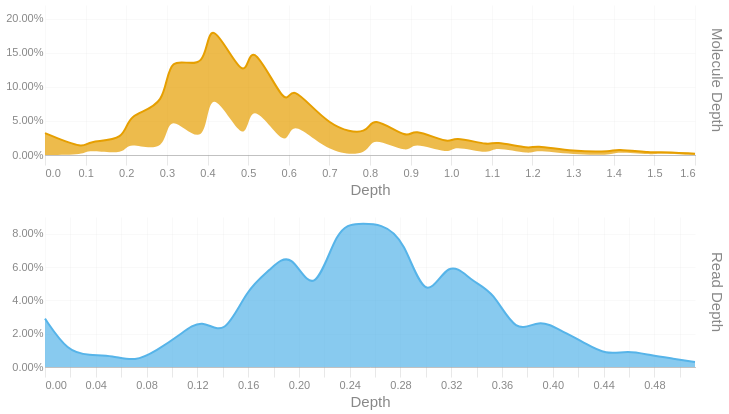

The code cell stored with this chart in its notebook:
### Code cell
readdep = depth_hist(tb['Read Depth'], q99, 3)
readdep = readdep.with_columns(pl.lit('Read Depth').alias('Metric'))
if not SKIPLR:
    moldep = depth_hist(tb['Molecule Depth'], mol_q99, 1)
    moldep = moldep.with_columns(pl.lit('Molecule Depth').alias('Metric'))
    _hist = pl.concat([readdep, moldep])
    _hist = _hist.filter(pl.col('Proportion') != 0)
    with SafeRender(_hist):
        (
            alt.Chart(_hist)        
            .mark_area(interpolate = "basis")
            .encode(
                x=alt.X('Bin:Q').scale(domainMin=0).axis(alt.Axis(title='Depth')),
                y = alt.Y('Proportion:Q', title = None).axis(format = '.2%'),
                color = alt.Color('Metric:N').legend(None),
                row = alt.Row("Metric:N").header(title = None, labelOrient = 'right'),
                tooltip = [
                    alt.Tooltip("Metric:N", title = "Metric"),
                    alt.Tooltip('Interval:N', title = "Depth Interval"),
                    alt.Tooltip('Proportion:Q', title = "% Alignments").format('.2%')
                ]
            )
            .resolve_scale(x='independent', y='independent')
            .properties(
                height = 150, width = 650,
                usermeta={'embedOptions': {'downloadFileName': f'{samplename}.depth.hist'}}
            )
        ).display()
else:
    readdep = readdep.filter(pl.col('Proportion') != 0)
    with SafeRender(readdep):
        (
            alt.Chart(readdep)        
            .mark_area(interpolate = "basis")
            .encode(
                x=alt.X('Bin:Q').scale(domainMin=0).axis(alt.Axis(title='Depth')),
                y = alt.Y('Proportion:Q', title = None).axis(format = '.2%'),
                tooltip = [
                    alt.Tooltip('Interval:N', title = "Depth Interval"),
                    alt.Tooltip('Proportion:Q', title = "% Alignments").format('.2%')
                ]
            )
            .properties(
                usermeta={'embedOptions': {'downloadFileName': f'{samplename}.depth.hist'}}
            )
        ).display()

### Figure 1 — Vega-Lite specification as saved in the notebook (floating-point values rounded to 4 significant figures)
{"width": 650, "height": 150, "config": {"title": {"anchor": "start", "dy": -15, "fontSize": 18, "color": "#888888", "subtitleColor": "#888888", "subtitleFontSize": 14}, "arc": {"fill": "#0072B2"}, "axis": {"domainColor": "#888888", "domainWidth": 0.5, "gridWidth": 0.2, "grid": false, "titleFontWeight": 400, "titleFontSize": 15, "labelFontSize": 11, "labelColor": "#888888", "tickColor": "#888888", "tickWidth": 0.2, "titleColor": "#888888"}, "axisBand": {"grid": false}, "axisX": {"grid": true, "tickSize": 10, "domainCap": "round"}, "axisY": {"domain": false, "grid": true, "tickSize": 0, "domainCap": "round"}, "background": "transparent", "header": {"labelFontSize": 15, "labelColor": "#888888", "titleFontSize": 15, "titleFontWeight": 600, "titleColor": "#888888"}, "legend": {"labelFont": "sans-serif", "labelFontSize": 12, "labelColor": "#888888", "symbolSize": 100, "symbolType": "circle", "titleFontSize": 12, "titlePadding": 10, "titleColor": "#888888", "title": null}, "range": {"category": ["#E69F00", "#56B4E9", "#009E73", "#F0E442", "#0072B2", "#D55E00", "#CC79A7", "#000000"], "diverging": ["#cfe8f3", "#a2d4ec", "#73bfe2", "#46abdb", "#1696d2", "#12719e"]}, "area": {"fill": "#0072B2", "fillOpacity": 0.7, "line": true, "strokeOpacity": 0.7}, "line": {"color": "#0072B2", "stroke": "#0072B2", "strokeWidth": 2}, "trail": {"color": "#0072B2", "stroke": "#0072B2", "strokeWidth": 0, "size": 1}, "point": {"filled": true, "fillOpacity": 1.0, "size": 95}, "text": {"color": "#888888", "fontSize": 11, "align": "right", "fontWeight": 400, "size": 11}, "bar": {"fill": "#0072B2", "stroke": null}, "view": {"stroke": null, "continuousWidth": 660, "continuousHeight": 400}}, "data": {"name": "data-9cb010078c7ec3c62a8a09fe85a0af76"}, "mark": {"type": "area", "interpolate": "basis"}, "encoding": {"color": {"field": "Metric", "legend": null, "type": "nominal"}, "row": {"field": "Metric", "header": {"title": null, "labelOrient": "right"}, "type": "nominal"}, "tooltip": [{"field": "Metric", "title": "Metric", "type": "nominal"}, {"field": "Interval", "title": "Depth Interval", "type": "nominal"}, {"field": "Proportion", "format": ".2%", "title": "% Alignments", "type": "quantitative"}], "x": {"axis": {"title": "Depth"}, "field": "Bin", "scale": {"domainMin": 0}, "type": "quantitative"}, "y": {"axis": {"format": ".2%"}, "field": "Proportion", "title": null, "type": "quantitative"}}, "resolve": {"scale": {"x": "independent", "y": "independent"}}, "usermeta": {"embedOptions": {"downloadFileName": "S1_Musquodoboit_018.depth.hist"}}, "$schema": "https://vega.github.io/schema/vega-lite/v6.1.0.json", "datasets": {"data-9cb010078c7ec3c62a8a09fe85a0af76": [{"Bin": 0.0, "Interval": "0.0-0.018", "Proportion": 0.029, "Metric": "Read Depth"}, {"Bin": 0.018, "Interval": "0.018-0.035", "Proportion": 0.009, "Metric": "Read Depth"}, {"Bin": 0.035, "Interval": "0.035-0.053", "Proportion": 0.007, "Metric": "Read Depth"}, {"Bin": 0.053, "Interval": "0.053-0.071", "Proportion": 0.007, "Metric": "Read Depth"}, {"Bin": 0.071, "Interval": "0.071-0.088", "Proportion": 0.003, "Metric": "Read Depth"}, {"Bin": 0.088, "Interval": "0.088-0.106", "Proportion": 0.01, "Metric": "Read Depth"}, {"Bin": 0.106, "Interval": "0.106-0.124", "Proportion": 0.019, "Metric": "Read Depth"}, {"Bin": 0.124, "Interval": "0.124-0.141", "Proportion": 0.03, "Metric": "Read Depth"}, {"Bin": 0.141, "Interval": "0.141-0.159", "Proportion": 0.017, "Metric": "Read Depth"}, {"Bin": 0.159, "Interval": "0.159-0.177", "Proportion": 0.047, "Metric": "Read Depth"}, {"Bin": 0.177, "Interval": "0.177-0.194", "Proportion": 0.058, "Metric": "Read Depth"}, {"Bin": 0.194, "Interval": "0.194-0.212", "Proportion": 0.071, "Metric": "Read Depth"}, {"Bin": 0.212, "Interval": "0.212-0.23", "Proportion": 0.039, "Metric": "Read Depth"}, {"Bin": 0.23, "Interval": "0.23-0.247", "Proportion": 0.085, "Metric": "Read Depth"}, {"Bin": 0.247, "Interval": "0.247-0.265", "Proportion": 0.086, "Metric": "Read Depth"}, {"Bin": 0.265, "Interval": "0.265-0.283", "Proportion": 0.086, "Metric": "Read Depth"}, {"Bin": 0.283, "Interval": "0.283-0.3", "Proportion": 0.077, "Metric": "Read Depth"}, {"Bin": 0.3, "Interval": "0.3-0.318", "Proportion": 0.036, "Metric": "Read Depth"}, {"Bin": 0.318, "Interval": "0.318-0.336", "Proportion": 0.066, "Metric": "Read Depth"}, {"Bin": 0.336, "Interval": "0.336-0.353", "Proportion": 0.051, "Metric": "Read Depth"}, {"Bin": 0.353, "Interval": "0.353-0.371", "Proportion": 0.046, "Metric": "Read Depth"}, {"Bin": 0.371, "Interval": "0.371-0.389", "Proportion": 0.019, "Metric": "Read Depth"}, {"Bin": 0.389, "Interval": "0.389-0.406", "Proportion": 0.029, "Metric": "Read Depth"}, {"Bin": 0.406, "Interval": "0.406-0.424", "Proportion": 0.022, "Metric": "Read Depth"}, {"Bin": 0.424, "Interval": "0.424-0.442", "Proportion": 0.015, "Metric": "Read Depth"}, {"Bin": 0.442, "Interval": "0.442-0.459", "Proportion": 0.007, "Metric": "Read Depth"}, {"Bin": 0.459, "Interval": "0.459-0.477", "Proportion": 0.01, "Metric": "Read Depth"}, {"Bin": 0.477, "Interval": "0.477-0.495", "Proportion": 0.007, "Metric": "Read Depth"}, {"Bin": 0.495, "Interval": "0.495-0.512", "Proportion": 0.005, "Metric": "Read Depth"}, {"Bin": 0.512, "Interval": "0.512-0.53", "Proportion": 0.003, "Metric": "Read Depth"}, {"Bin": 0.0, "Interval": "0.0-0.1", "Proportion": 0.032, "Metric": "Molecule Depth"}, {"Bin": 0.1, "Interval": "0.1-0.1", "Proportion": 0.008, "Metric": "Molecule Depth"}, {"Bin": 0.1, "Interval": "0.1-0.2", "Proportion": 0.013, "Metric": "Molecule Depth"}, {"Bin": 0.2, "Interval": "0.2-0.2", "Proportion": 0.021, "Metric": "Molecule Depth"}, {"Bin": 0.2, "Interval": "0.2-0.3", "Proportion": 0.04, "Metric": "Molecule Depth"}, {"Bin": 0.3, "Interval": "0.3-0.3", "Proportion": 0.07, "Metric": "Molecule Depth"}, {"Bin": 0.3, "Interval": "0.3-0.4", "Proportion": 0.083, "Metric": "Molecule Depth"}, {"Bin": 0.4, "Interval": "0.4-0.4", "Proportion": 0.117, "Metric": "Molecule Depth"}, {"Bin": 0.4, "Interval": "0.4-0.5", "Proportion": 0.099, "Metric": "Molecule Depth"}, {"Bin": 0.5, "Interval": "0.5-0.5", "Proportion": 0.092, "Metric": "Molecule Depth"}, {"Bin": 0.5, "Interval": "0.5-0.6", "Proportion": 0.09, "Metric": "Molecule Depth"}, {"Bin": 0.6, "Interval": "0.6-0.6", "Proportion": 0.059, "Metric": "Molecule Depth"}, {"Bin": 0.6, "Interval": "0.6-0.7", "Proportion": 0.053, "Metric": "Molecule Depth"}, {"Bin": 0.7, "Interval": "0.7-0.8", "Proportion": 0.038, "Metric": "Molecule Depth"}, {"Bin": 0.8, "Interval": "0.8-0.8", "Proportion": 0.029, "Metric": "Molecule Depth"}, {"Bin": 0.8, "Interval": "0.8-0.9", "Proportion": 0.031, "Metric": "Molecule Depth"}, {"Bin": 0.9, "Interval": "0.9-0.9", "Proportion": 0.021, "Metric": "Molecule Depth"}, {"Bin": 0.9, "Interval": "0.9-1.0", "Proportion": 0.02, "Metric": "Molecule Depth"}, {"Bin": 1.0, "Interval": "1.0-1.0", "Proportion": 0.015, "Metric": "Molecule Depth"}, {"Bin": 1.0, "Interval": "1.0-1.1", "Proportion": 0.013, "Metric": "Molecule Depth"}, {"Bin": 1.1, "Interval": "1.1-1.1", "Proportion": 0.013, "Metric": "Molecule Depth"}, {"Bin": 1.1, "Interval": "1.1-1.2", "Proportion": 0.008, "Metric": "Molecule Depth"}, {"Bin": 1.2, "Interval": "1.2-1.2", "Proportion": 0.008, "Metric": "Molecule Depth"}, {"Bin": 1.2, "Interval": "1.2-1.3", "Proportion": 0.007, "Metric": "Molecule Depth"}, {"Bin": 1.3, "Interval": "1.3-1.4", "Proportion": 0.005, "Metric": "Molecule Depth"}, {"Bin": 1.4, "Interval": "1.4-1.4", "Proportion": 0.005, "Metric": "Molecule Depth"}, {"Bin": 1.4, "Interval": "1.4-1.5", "Proportion": 0.004, "Metric": "Molecule Depth"}, {"Bin": 1.5, "Interval": "1.5-1.5", "Proportion": 0.003, "Metric": "Molecule Depth"}, {"Bin": 1.5, "Interval": "1.5-1.6", "Proportion": 0.002, "Metric": "Molecule Depth"}, {"Bin": 1.6, "Interval": "1.6-1.62", "Proportion": 0.002, "Metric": "Molecule Depth"}]}}
